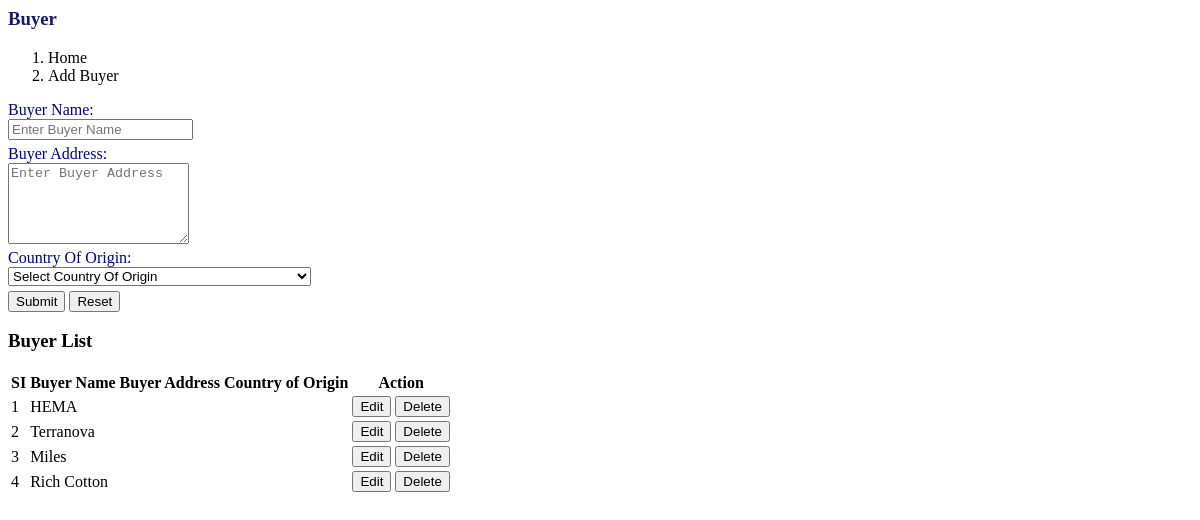
/settings/buyer.php (signed in), run on an earlier commit of the app's database.
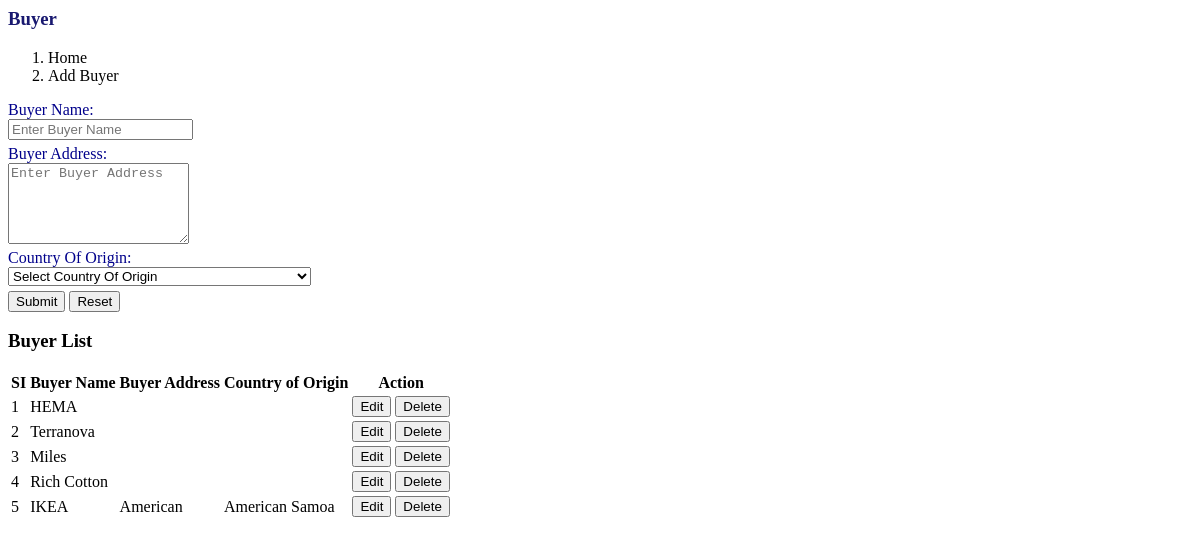
And on a later commit of the database.
### tables this page shows
CREATE TABLE `buyer` (
  `row_id` int(10) NOT NULL,
  `buyer_id` varchar(10) NOT NULL,
  `buyer_name` varchar(100) DEFAULT NULL,
  `buyer_address` varchar(250) DEFAULT NULL,
  `country_of_origin` varchar(100) DEFAULT NULL,
  `recording_person_id` varchar(30) DEFAULT NULL,
  `recording_person_name` varchar(50) DEFAULT NULL,
  `recording_time` datetime DEFAULT NULL,
  PRIMARY KEY (`buyer_id`)
);

### settings/buyer.php (the view, shortened to what this page needs)
<?php
include('../login/db_connection_class.php');
?>
<div class="col-sm-12 col-md-12 col-lg-12">
		<div class="panel panel-default">
				<div class="panel-heading text-center" style="color:#191970;"><h3><b>Buyer</b></h3></div>
				 <nav aria-label="breadcrumb">
					  <ol class="breadcrumb">
					    <li class="breadcrumb-item active" aria-current="page">Home</li>
					     <li class="breadcrumb-item"><a onclick="load_page('settings/buyer.php')">Add Buyer</a></li>
					  </ol>
				 </nav>
				<form class="form-horizontal" action="" style="margin-top:10px;" name="buyer_form" id="buyer_form">
						<div class="form-group form-group-sm" id="form-group_for_buyer_name">
								<label class="control-label col-sm-3" for="buyer_name" style="color:#00008B;">Buyer Name:</label>
								<div class="col-sm-5">
									<input type="text" class="form-control" id="buyer_name" name="buyer_name" placeholder="Enter Buyer Name" required>
								</div>
						</div>
						<div class="form-group form-group-sm" id="form-group_for_buyer_address">
								<label class="control-label col-sm-3" for="buyer_address" style="color:#00008B;">Buyer Address:</label>
								<div class="col-sm-5">
									<textarea class='form-control' id='buyer_address' name='buyer_address' rows='5' placeholder="Enter Buyer Address"></textarea>
								</div>
						</div>
						<div class="form-group form-group-sm" id="form-group_for_country_of_origin">
						<label class="control-label col-sm-3" for="country_of_origin" style="margin-right:0px; color:#00008B;">Country Of Origin:</label>
							<div class="col-sm-5">
								<select  class="form-control add_buyer" id="country_of_origin" name="country_of_origin">
											<option>Select Country Of Origin</option>
								</select>
							</div>
						</div>
						<div class="form-group form-group-sm">
								<div class="col-sm-offset-3 col-sm-5">
									<button type="button" class="btn btn-primary" onClick="sending_data_of_buyer_form_for_saving_in_database()">Submit</button>
									<button type="reset" class="btn btn-success">Reset</button>
								</div>
						</div>
				</form>
		</div>
		<div class="panel panel-default">
		<div class="panel-heading text-center"><h3><b>Buyer List</b></h3></div>
        <div class="form-group form-group-sm">
			         <table id="datatable-buttons" class="table table-striped table-bordered">
			         	<thead>
			                 <tr>
			                 <th>SI</th>
			                 <th>Buyer Name</th>
			                 <th>Buyer Address</th>
			                 <th>Country of Origin</th>
			                 <th>Action</th>
			                 </tr>
			            </thead>
			            <tbody>
			            <?php
			                            $s1 = 1;
			                            $sql_for_color = "SELECT * FROM buyer ORDER BY row_id ASC";
			                            $res_for_color = mysqli_query($con, $sql_for_color);
			                            while ($row = mysqli_fetch_assoc($res_for_color))
			                            {
			             ?>
			             <tr>
			                <td><?php echo $s1; ?></td>
			                <td><?php echo $row['buyer_name']; ?></td>
			                <td><?php echo $row['buyer_address']; ?></td>
			                <td><?php echo $row['country_of_origin']; ?></td>
			                <td>
			                        <button type="submit" id="" name="" class="btn btn-primary btn-xs" onclick="load_page('settings/edit_buyer.php?buyer_id=<?php echo $row['buyer_id']?>')"> Edit </button>
			                        <button type="submit" id="" name="" class="btn btn-danger btn-xs" onclick="sending_data_for_delete('<?php echo $row['buyer_id']?>')"> Delete </button>
			                    </td>
			                <?php
			                $s1++;
                                        }
			                 ?>
			             </tr>
			          </tbody>
			         </table>
			       </div>
        </div>
</div>

What changed in the data, as far as the page shows it:
added buyer: buyer_name "IKEA", buyer_address "American", country_of_origin "American Samoa"
